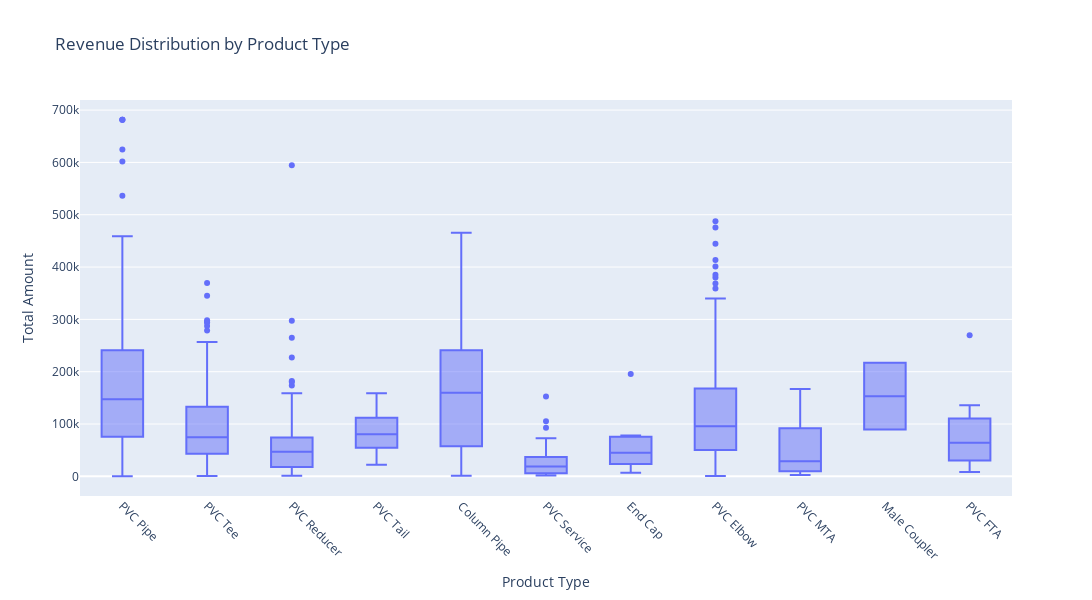

Notebook code cell kept with this figure:
### Code cell
import plotly.express as px
fig = px.box(df,x='Particular',y='Total_Amount',title="Revenue Distribution by Product Type",)
fig.update_layout(width=1200,height=600,xaxis_title="Product Type",yaxis_title="Total Amount",)
fig.update_xaxes(tickangle=45)
fig.show()

### Figure 1 — Plotly figure (JSON) as saved in the notebook; plotly's stock layout.template omitted (floating-point values rounded to 4 significant figures; data arrays with more than 128 entries replaced by an {"elided": "..."} marker saying what was removed)
{"data": [{"alignmentgroup": "True", "hovertemplate": "Particular=%{x}<br>Total_Amount=%{y}<extra></extra>", "legendgroup": "", "marker": {"color": "#636efa"}, "name": "", "notched": false, "offsetgroup": "", "orientation": "v", "showlegend": false, "type": "box", "x": {"elided": "3936 str values"}, "x0": " ", "xaxis": "x", "y": {"elided": "3936 int values"}, "y0": " ", "yaxis": "y"}], "layout": {"boxmode": "group", "height": 600, "legend": {"tracegroupgap": 0}, "title": {"text": "Revenue Distribution by Product Type"}, "width": 1200, "xaxis": {"anchor": "y", "domain": [0, 1], "tickangle": 45, "title": {"text": "Product Type"}}, "yaxis": {"anchor": "x", "domain": [0, 1], "title": {"text": "Total Amount"}}}}
